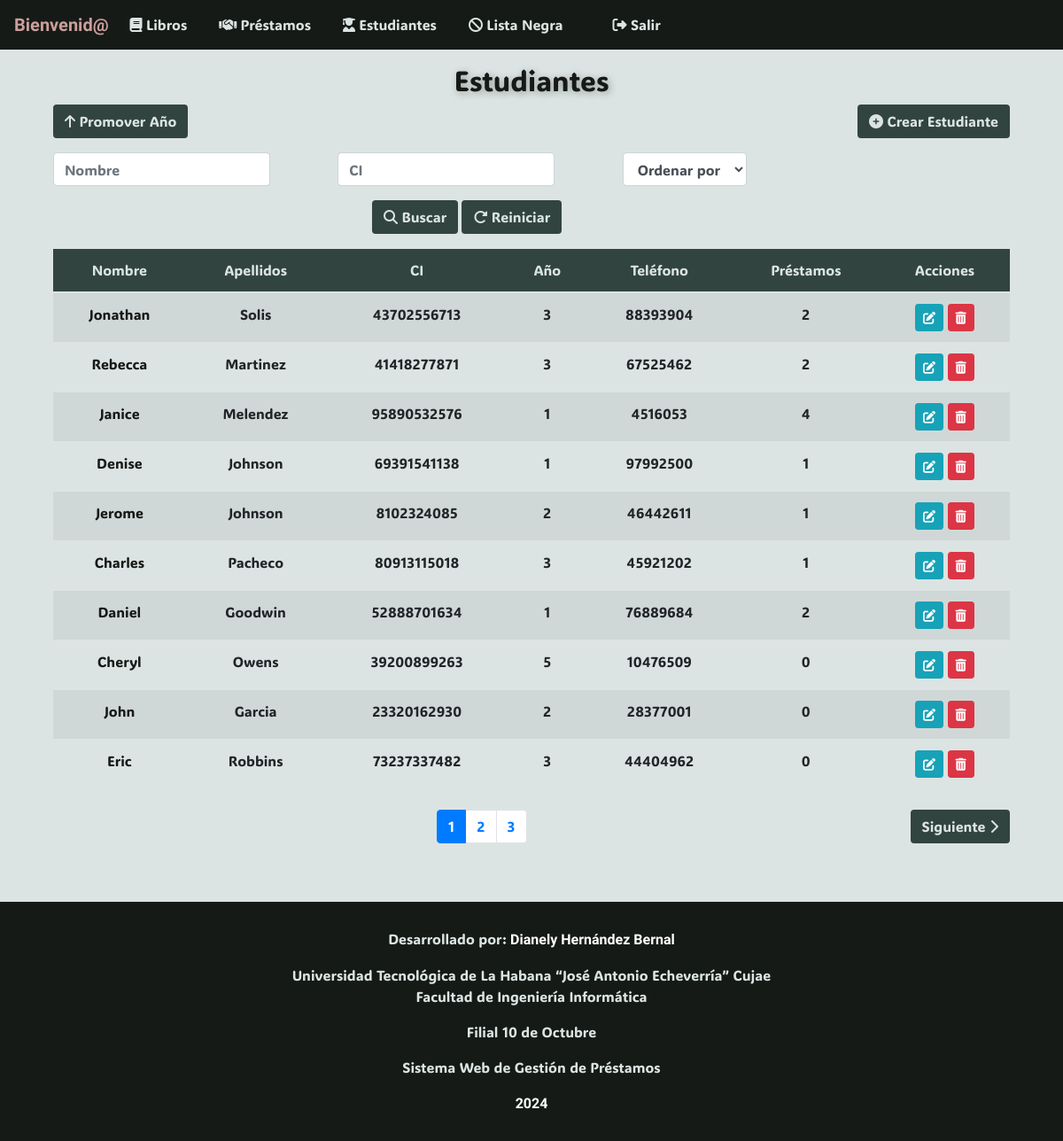
The page /estudiantes/ on the database as committed earlier.
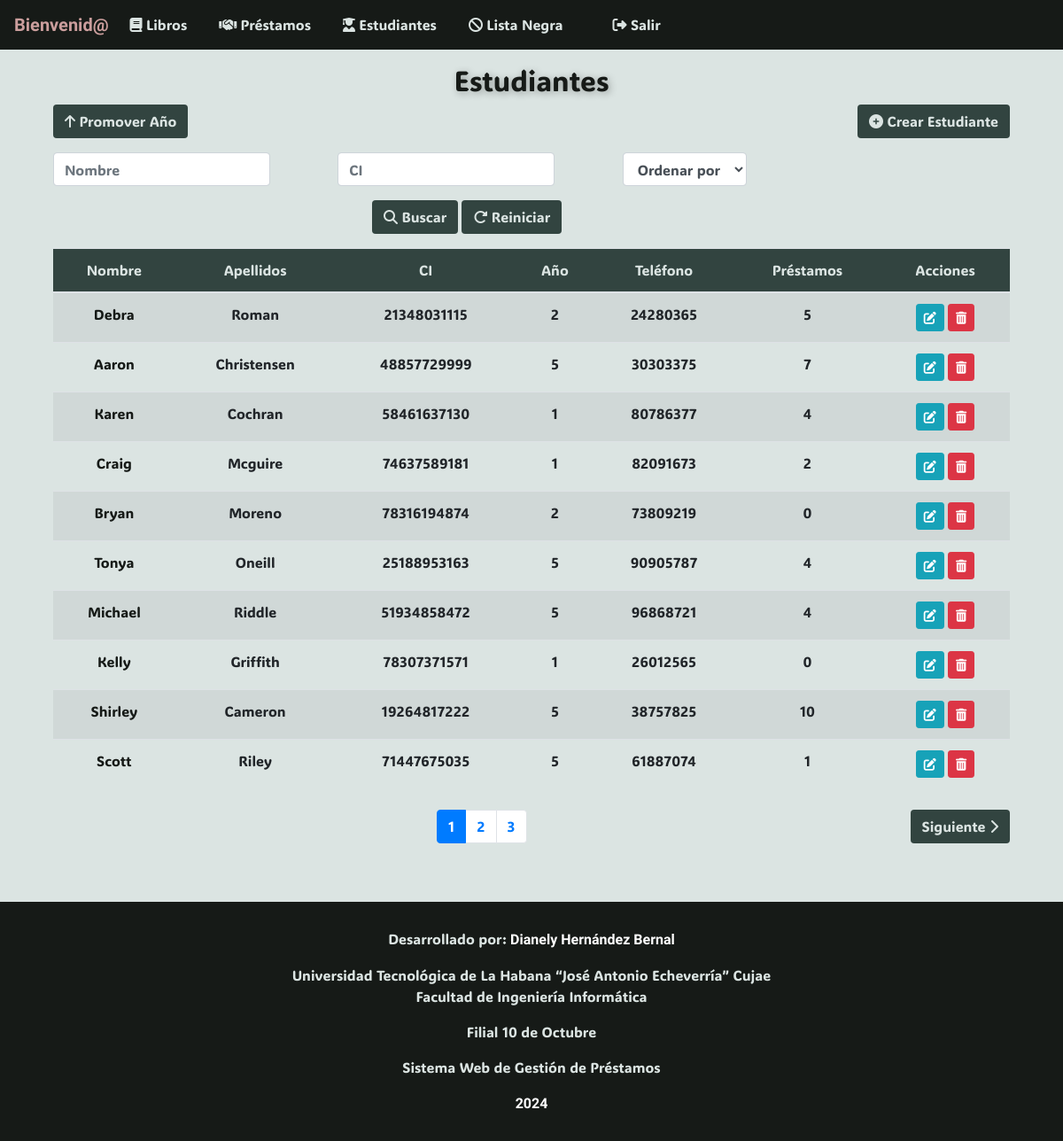
The same page on the database as committed later.
### app/models.py (models this page shows, shortened)
class Estudiante(models.Model):
    nombre = models.CharField(max_length=30)
    apellidos = models.CharField(max_length=30)
    edad = models.IntegerField()
    anno_academico = models.IntegerField()
    CI = models.CharField(max_length=11, unique=True, validators=[RegexValidator(r'^\d{11}$')])
    telefono = models.CharField(max_length=8, validators=[RegexValidator(r'^\d{8}$')])
    @property
    def cantidad_prestamos(self):
        return self.prestamo_set.count() + self.listanegra_set.count()

### app/views.py (the view)
# urls.py: path('estudiantes/', EstudianteListView.as_view(), name='estudiante-list'),
class EstudianteListView(ListView):
    model = Estudiante
    template_name = 'estudiante_list.html'
    context_object_name = 'estudiantes'
    def get_queryset(self):
        queryset = Estudiante.objects.all()
        nombre = self.request.GET.get('buscar_nombre', '')
        if nombre:
            queryset = queryset.filter(nombre__icontains=nombre)
        ci = self.request.GET.get('buscar_ci', '')
        if ci:
            queryset = queryset.filter(CI=ci)
        orden = self.request.GET.get("ordenar_por", "")
        if orden:
            queryset = queryset.order_by(orden)
        return queryset
    def get_context_data(self, **kwargs):
        context = super().get_context_data(**kwargs)
        estudiantes = self.get_queryset()
        context["cantidad"] = len(estudiantes)
        paginator = Paginator(estudiantes, 10)
        page = self.request.GET.get("page")
        estudiantes = paginator.get_page(page)
        context["estudiantes"] = estudiantes
        return context

### app/templates/app/estudiante_list.html (shortened to what this page needs)
{% extends 'app/base.html' %}
{% block content %}
<div class="container mt-3">
    <h2 class="text-center display-5" style="animation: pulse 1.5s 1; text-shadow: 2px 2px 8px rgba(0, 0, 0, 0.3);">
        Estudiantes
    </h2>
    <div class="d-flex justify-content-between mb-3">
        <div>
            <a href="{% url 'confirmar_promo' %}" class="btn btn-color">
                <i class="fas fa-arrow-up"></i> Promover Año
            </a>
        </div>
        <div>
            <a href="{% url 'estudiante-create' %}" class="btn btn-color">
                <i class="fas fa-plus-circle"></i> Crear Estudiante
            </a>
        </div>
    </div>
    <form method="GET" class="form-inline mb-3">
        <div class="row">
            <div class="col-md-4">
                <input type="text" name="buscar_nombre" class="form-control" placeholder="Nombre" value="{{ request.GET.buscar_nombre }}">
            </div>
            <div class="col-md-4">
                <input type="text" name="buscar_ci" class="form-control" placeholder="CI" value="{{ request.GET.buscar_ci }}">
            </div>
            <div class="col-md-4">
                <select name="ordenar_por" class="form-control">
                    <option value="">Ordenar por</option>
                </select>
            </div>
            <div class="col-md-12 text-center mt-3">
                <button type="submit" class="btn btn-color"><i class="fas fa-search"></i> Buscar</button>
                <a href="{% url 'estudiante-list' %}" class="btn btn-color"><i class="fas fa-redo-alt"></i> Reiniciar</a>
            </div>
        </div>
    </form>
    <table class="table table-striped text-center">
        <thead class="secondary-color">
            <tr>
                <th>Nombre</th>
                <th>Apellidos</th>
                <th>CI</th>
                <th>Año</th>
                <th>Teléfono</th>
                <th>Préstamos</th>
                <th>Acciones</th>
            </tr>
        </thead>
        <tbody>
            {% for estudiante in estudiantes %}
            <tr>
                <td><a href="{% url 'estudiante-detail' estudiante.id %}">{{ estudiante.nombre }}</a></td>
                <td>{{ estudiante.apellidos }}</td>
                <td>{{ estudiante.CI }}</td>
                <td>{{ estudiante.anno_academico }}</td>
                <td>{{ estudiante.telefono }}</td>
                <td>{{ estudiante.cantidad_prestamos }}</td>
                <td>
                    <a href="{% url 'estudiante-update' estudiante.id %}" class="btn btn-info btn-sm"><i class="fas fa-edit"></i></a>
                    <a href="{% url 'estudiante-delete' estudiante.id %}" class="btn btn-danger btn-sm"><i class="fas fa-trash-alt"></i></a>
                </td>
            </tr>
            {% empty %}
            <tr>
                <td colspan="7" class="text-center">No hay estudiantes registrados.</td>
            </tr>
            {% endfor %}
        </tbody>
    </table>
    <div class="d-flex justify-content-between mt-4">
        <div>
            <nav aria-label="Page navigation">
                <ul class="pagination">
                    {% for num in estudiantes.paginator.page_range %}
                        {% if estudiantes.number == num %}
                            <li class="page-item active">
                                <a class="page-link" href="?page={{ num }}">{{ num }}</a>
                            </li>
                        {% elif num > estudiantes.number|add:'-5' and num < estudiantes.number|add:'5' %}
                            <li class="page-item">
                                <a class="page-link" href="?page={{ num }}">{{ num }}</a>
                            </li>
                        {% endif %}
                    {% endfor %}
                </ul>
            </nav>
        </div>
        <div>
            {% if estudiantes.has_next %}
                <a href="?page={{ estudiantes.next_page_number }}" class="btn btn-color">
                    Siguiente <i class="fas fa-chevron-right"></i>
                </a>
            {% endif %}
        </div>
    </div>
</div>
{% endblock %}

Rows that differ between the two databases and show on the page:
removed Estudiante: nombre "Jonathan", apellidos "Solis", CI "43702556713", anno_academico "3", telefono "88393904", cantidad_prestamos "2"
removed Estudiante: nombre "Rebecca", apellidos "Martinez", CI "41418277871", anno_academico "3", telefono "67525462", cantidad_prestamos "2"
removed Estudiante: nombre "Janice", apellidos "Melendez", CI "95890532576", anno_academico "1", telefono "4516053", cantidad_prestamos "4"
removed Estudiante: nombre "Denise", apellidos "Johnson", CI "69391541138", anno_academico "1", telefono "97992500", cantidad_prestamos "1"
removed Estudiante: nombre "Jerome", apellidos "Johnson", CI "8102324085", anno_academico "2", telefono "46442611", cantidad_prestamos "1"
removed Estudiante: nombre "Charles", apellidos "Pacheco", CI "80913115018", anno_academico "3", telefono "45921202", cantidad_prestamos "1"
removed Estudiante: nombre "Daniel", apellidos "Goodwin", CI "52888701634", anno_academico "1", telefono "76889684", cantidad_prestamos "2"
removed Estudiante: nombre "Cheryl", apellidos "Owens", CI "39200899263", anno_academico "5", telefono "10476509", cantidad_prestamos "0"
removed Estudiante: nombre "John", apellidos "Garcia", CI "23320162930", anno_academico "2", telefono "28377001", cantidad_prestamos "0"
removed Estudiante: nombre "Eric", apellidos "Robbins", CI "73237337482", anno_academico "3", telefono "44404962", cantidad_prestamos "0"
added Estudiante: nombre "Debra", apellidos "Roman", CI "21348031115", anno_academico "2", telefono "24280365", cantidad_prestamos "5"
added Estudiante: nombre "Aaron", apellidos "Christensen", CI "48857729999", anno_academico "5", telefono "30303375", cantidad_prestamos "7"
added Estudiante: nombre "Karen", apellidos "Cochran", CI "58461637130", anno_academico "1", telefono "80786377", cantidad_prestamos "4"
added Estudiante: nombre "Craig", apellidos "Mcguire", CI "74637589181", anno_academico "1", telefono "82091673", cantidad_prestamos "2"
added Estudiante: nombre "Bryan", apellidos "Moreno", CI "78316194874", anno_academico "2", telefono "73809219", cantidad_prestamos "0"
added Estudiante: nombre "Tonya", apellidos "Oneill", CI "25188953163", anno_academico "5", telefono "90905787", cantidad_prestamos "4"
added Estudiante: nombre "Michael", apellidos "Riddle", CI "51934858472", anno_academico "5", telefono "96868721", cantidad_prestamos "4"
added Estudiante: nombre "Kelly", apellidos "Griffith", CI "78307371571", anno_academico "1", telefono "26012565", cantidad_prestamos "0"
added Estudiante: nombre "Shirley", apellidos "Cameron", CI "19264817222", anno_academico "5", telefono "38757825", cantidad_prestamos "10"
added Estudiante: nombre "Scott", apellidos "Riley", CI "71447675035", anno_academico "5", telefono "61887074", cantidad_prestamos "1"
